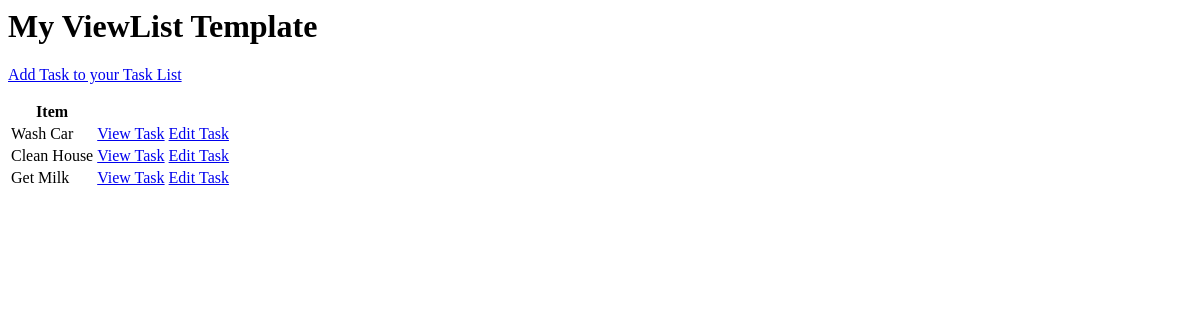
The app's page /, older data.
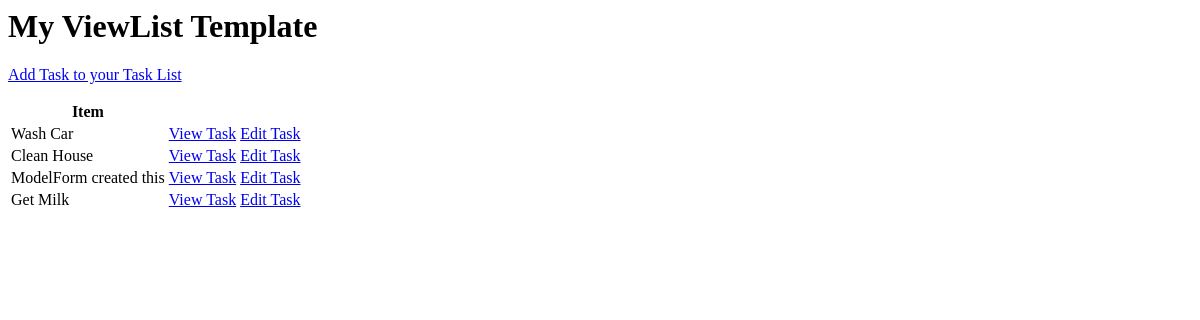
The same page, newer data.
### base/models.py (models this page shows, shortened)
class Task(models.Model):
    user = models.ForeignKey(User, on_delete=models.CASCADE, null=True, blank=True)
    title = models.CharField(max_length=200)
    description = models.TextField(null=True, blank=True)
    complete = models.BooleanField(default=False)
    created = models.DateTimeField(auto_now_add=True)
    '''
    This is how we can order a queryset - whenever we are returning multiple items order it by this
    value here
    '''
    class Meta:
        ordering = ['complete']

### base/views.py (the view)
# urls.py: path('', views.TaskList.as_view(), name='tasks'),
class TaskList(ListView):
    model = Task
    context_object_name = 'tasks'   # Instead of the default 'object_list' - this is the queryset of the tasks (python representation of the model)

### base/templates/base/task_list.html
<h1> My ViewList Template </h1>
<p><a href="{% url 'task-create' %}"> Add Task to your Task List </a></p>
<table>
    <tr>
        <th> Item </th>
        <th></th>
    </tr>
    {% for task in tasks %}
    <tr>
       <td> {{task.title}} </td>
       <td> <a href="{% url 'task' task.id %}"> View Task </a> </td>
       <td> <a href="{% url 'task-update' task.id %}"> Edit Task </a> </td>
    </tr>
    {% empty %}
    <h3> No items in list </h3>
    {% endfor %}
</table>

Row changes from the older to the newer data that the page shows:
added Task: title "ModelForm created this"
